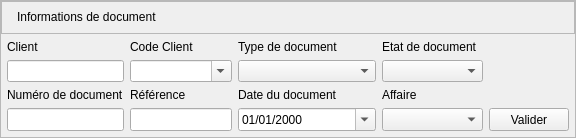
    <widget class="QFrame" name="frame">
     <property name="sizePolicy">
      <sizepolicy hsizetype="Preferred" vsizetype="Maximum">
       <horstretch>0</horstretch>
       <verstretch>0</verstretch>
      </sizepolicy>
     </property>
     <property name="frameShape">
      <enum>QFrame::StyledPanel</enum>
     </property>
     <property name="frameShadow">
      <enum>QFrame::Raised</enum>
     </property>
     <property name="class" stdset="0">
      <string>card</string>
     </property>
     <layout class="QVBoxLayout" name="verticalLayout_3">
      <property name="spacing">
       <number>0</number>
      </property>
      <property name="leftMargin">
       <number>0</number>
      </property>
      <property name="topMargin">
       <number>0</number>
      </property>
      <property name="rightMargin">
       <number>0</number>
      </property>
      <property name="bottomMargin">
       <number>0</number>
      </property>
      <item>
       <widget class="QFrame" name="frame_2">
        <property name="sizePolicy">
         <sizepolicy hsizetype="Preferred" vsizetype="Expanding">
          <horstretch>0</horstretch>
          <verstretch>0</verstretch>
         </sizepolicy>
        </property>
        <property name="maximumSize">
         <size>
          <width>16777215</width>
          <height>40</height>
         </size>
        </property>
        <property name="frameShape">
         <enum>QFrame::StyledPanel</enum>
        </property>
        <property name="frameShadow">
         <enum>QFrame::Raised</enum>
        </property>
        <property name="class" stdset="0">
         <string>header</string>
        </property>
        <layout class="QHBoxLayout" name="horizontalLayout">
         <property name="spacing">
          <number>7</number>
         </property>
         <property name="leftMargin">
          <number>15</number>
         </property>
         <property name="topMargin">
          <number>8</number>
         </property>
         <item>
          <widget class="QLabel" name="label_2">
           <property name="text">
            <string>Informations de document</string>
           </property>
          </widget>
         </item>
        </layout>
       </widget>
      </item>
      <item>
       <layout class="QGridLayout" name="gridLayout_2" columnstretch="2,3,3,3,1">
        <property name="leftMargin">
         <number>6</number>
        </property>
        <property name="topMargin">
         <number>6</number>
        </property>
        <property name="rightMargin">
         <number>6</number>
        </property>
        <property name="bottomMargin">
         <number>6</number>
        </property>
        <property name="spacing">
         <number>6</number>
        </property>
        <item row="1" column="3">
         <widget class="QComboBox" name="EtatDocComboBox">
          <property name="sizePolicy">
           <sizepolicy hsizetype="Expanding" vsizetype="Fixed">
            <horstretch>0</horstretch>
            <verstretch>0</verstretch>
           </sizepolicy>
          </property>
          <property name="maximumSize">
           <size>
            <width>16777215</width>
            <height>35</height>
           </size>
          </property>
         </widget>
        </item>
        <item row="0" column="2">
         <widget class="QLabel" name="label">
          <property name="text">
           <string>Type de document</string>
          </property>
         </widget>
        </item>
        <item row="0" column="1">
         <widget class="QLabel" name="label_8">
          <property name="text">
           <string>Code Client</string>
          </property>
         </widget>
        </item>
        <item row="2" column="2">
         <widget class="QLabel" name="label_3">
          <property name="text">
           <string>Date du document</string>
          </property>
         </widget>
        </item>
        <item row="2" column="1">
         <widget class="QLabel" name="label_5">
          <property name="text">
           <string>Référence</string>
          </property>
         </widget>
        </item>
        <item row="2" column="0">
         <widget class="QLabel" name="label_4">
          <property name="text">
           <string>Numéro de document</string>
          </property>
         </widget>
        </item>
        <item row="1" column="1">
         <widget class="QComboBox" name="ClientComboBox">
          <property name="maximumSize">
           <size>
            <width>16777215</width>
            <height>35</height>
           </size>
          </property>
          <property name="editable">
           <bool>true</bool>
          </property>
         </widget>
        </item>
        <item row="2" column="3">
         <widget class="QLabel" name="label_12">
          <property name="text">
           <string>Affaire</string>
          </property>
         </widget>
        </item>
        <item row="3" column="0">
         <widget class="QLineEdit" name="NumeroDocLineEdit">
          <property name="maximumSize">
           <size>
            <width>16777215</width>
            <height>35</height>
           </size>
          </property>
         </widget>
        </item>
        <item row="1" column="0">
         <widget class="QLineEdit" name="CodeClientLineEdit">
          <property name="maximumSize">
           <size>
            <width>16777215</width>
            <height>35</height>
           </size>
          </property>
         </widget>
        </item>
        <item row="3" column="1">
         <widget class="QLineEdit" name="ReferenceLineEdit">
          <property name="maximumSize">
           <size>
            <width>16777215</width>
            <height>35</height>
           </size>
          </property>
         </widget>
        </item>
        <item row="1" column="2">
         <widget class="QComboBox" name="TypeDocComboBox">
          <property name="sizePolicy">
           <sizepolicy hsizetype="Expanding" vsizetype="Fixed">
            <horstretch>0</horstretch>
            <verstretch>0</verstretch>
           </sizepolicy>
          </property>
          <property name="maximumSize">
           <size>
            <width>16777215</width>
            <height>35</height>
           </size>
          </property>
         </widget>
        </item>
        <item row="3" column="4">
         <widget class="QToolButton" name="toolButton_2">
          <property name="minimumSize">
           <size>
            <width>80</width>
            <height>0</height>
           </size>
          </property>
          <property name="maximumSize">
           <size>
            <width>80</width>
            <height>33</height>
           </size>
          </property>
          <property name="text">
           <string>Valider</string>
          </property>
          <property name="class" stdset="0">
           <string>primary</string>
          </property>
         </widget>
        </item>
        <item row="3" column="2">
         <widget class="QDateEdit" name="DateDocDateEdit">
          <property name="sizePolicy">
           <sizepolicy hsizetype="Expanding" vsizetype="Fixed">
            <horstretch>0</horstretch>
            <verstretch>0</verstretch>
           </sizepolicy>
          </property>
          <property name="minimumSize">
           <size>
            <width>138</width>
            <height>0</height>
           </size>
          </property>
          <property name="maximumSize">
           <size>
            <width>16777215</width>
            <height>35</height>
           </size>
          </property>
          <property name="displayFormat">
           <string>MM/dd/yyyy</string>
          </property>
          <property name="calendarPopup">
           <bool>true</bool>
          </property>
         </widget>
        </item>
        <item row="0" column="0">
         <widget class="QLabel" name="label_13">
          <property name="text">
           <string>Client</string>
          </property>
         </widget>
        </item>
        <item row="0" column="3">
         <widget class="QLabel" name="label_11">
          <property name="text">
           <string>Etat de document</string>
          </property>
         </widget>
        </item>
        <item row="3" column="3">
         <widget class="QComboBox" name="AffaireComboBox">
          <property name="maximumSize">
           <size>
            <width>16777215</width>
            <height>35</height>
           </size>
          </property>
         </widget>
        </item>
       </layout>
      </item>
     </layout>
    </widget>
